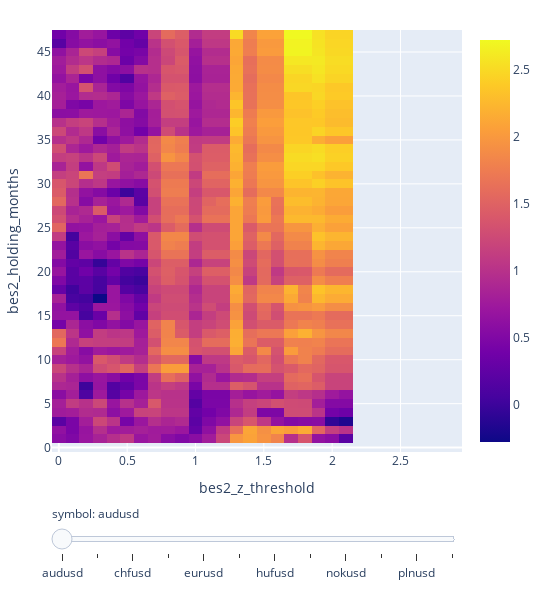

The notebook cell saved with this chart:
### Code cell
pf2.sharpe_ratio.vbt.heatmap(
    x_level='bes2_z_threshold', 
    y_level='bes2_holding_months',
    slider_level='symbol'
).show()

### Figure 1 — Plotly figure (JSON) as saved in the notebook; plotly's stock layout.template omitted (floating-point values rounded to 4 significant figures; data arrays with more than 128 entries replaced by an {"elided": "..."} marker saying what was removed)
{"data": [{"colorscale": [[0, "#0d0887"], [0.1111, "#46039f"], [0.2222, "#7201a8"], [0.3333, "#9c179e"], [0.4444, "#bd3786"], [0.5556, "#d8576b"], [0.6667, "#ed7953"], [0.7778, "#fb9f3a"], [0.8889, "#fdca26"], [1, "#f0f921"]], "hoverongaps": false, "hovertemplate": "bes2_z_threshold: %{x}<br>bes2_holding_months: %{y}<br>value: %{z}<extra></extra>", "name": "audusd", "type": "heatmap", "uid": "8c7a85d8-39d0-4b2c-ab19-cf7f46424c55", "visible": true, "x": [0, 0.1, 0.2, 0.3, 0.4, 0.5, 0.6, 0.7, 0.8, 0.9, 1, 1.1, 1.2, 1.3, 1.4, 1.5, 1.6, 1.7, 1.8, 1.9, 2, 2.1, 2.2, 2.3, 2.4, 2.5, 2.6, 2.7, 2.8, 2.9], "y": [0, 1, 2, 3, 4, 5, 6, 7, 8, 9, 10, 11, 12, 13, 14, 15, 16, 17, 18, 19, 20, 21, 22, 23, 24, 25, 26, 27, 28, 29, 30, 31, 32, 33, 34, 35, 36, 37, 38, 39, 40, 41, 42, 43, 44, 45, 46, 47], "z": {"elided": "48x30 float values"}}, {"colorscale": [[0, "#0d0887"], [0.1111, "#46039f"], [0.2222, "#7201a8"], [0.3333, "#9c179e"], [0.4444, "#bd3786"], [0.5556, "#d8576b"], [0.6667, "#ed7953"], [0.7778, "#fb9f3a"], [0.8889, "#fdca26"], [1, "#f0f921"]], "hoverongaps": false, "hovertemplate": "bes2_z_threshold: %{x}<br>bes2_holding_months: %{y}<br>value: %{z}<extra></extra>", "name": "cadusd", "type": "heatmap", "uid": "a2289fe0-088a-43b9-b9b8-7616d1160e44", "visible": false, "x": [0, 0.1, 0.2, 0.3, 0.4, 0.5, 0.6, 0.7, 0.8, 0.9, 1, 1.1, 1.2, 1.3, 1.4, 1.5, 1.6, 1.7, 1.8, 1.9, 2, 2.1, 2.2, 2.3, 2.4, 2.5, 2.6, 2.7, 2.8, 2.9], "y": [0, 1, 2, 3, 4, 5, 6, 7, 8, 9, 10, 11, 12, 13, 14, 15, 16, 17, 18, 19, 20, 21, 22, 23, 24, 25, 26, 27, 28, 29, 30, 31, 32, 33, 34, 35, 36, 37, 38, 39, 40, 41, 42, 43, 44, 45, 46, 47], "z": {"elided": "48x30 float values"}}, {"colorscale": [[0, "#0d0887"], [0.1111, "#46039f"], [0.2222, "#7201a8"], [0.3333, "#9c179e"], [0.4444, "#bd3786"], [0.5556, "#d8576b"], [0.6667, "#ed7953"], [0.7778, "#fb9f3a"], [0.8889, "#fdca26"], [1, "#f0f921"]], "hoverongaps": false, "hovertemplate": "bes2_z_threshold: %{x}<br>bes2_holding_months: %{y}<br>value: %{z}<extra></extra>", "name": "chfusd", "type": "heatmap", "uid": "16d2f38d-7d09-449d-be6c-727e3d0cdca5", "visible": false, "x": [0, 0.1, 0.2, 0.3, 0.4, 0.5, 0.6, 0.7, 0.8, 0.9, 1, 1.1, 1.2, 1.3, 1.4, 1.5, 1.6, 1.7, 1.8, 1.9, 2, 2.1, 2.2, 2.3, 2.4, 2.5, 2.6, 2.7, 2.8, 2.9], "y": [0, 1, 2, 3, 4, 5, 6, 7, 8, 9, 10, 11, 12, 13, 14, 15, 16, 17, 18, 19, 20, 21, 22, 23, 24, 25, 26, 27, 28, 29, 30, 31, 32, 33, 34, 35, 36, 37, 38, 39, 40, 41, 42, 43, 44, 45, 46, 47], "z": {"elided": "48x30 float values"}}, {"colorscale": [[0, "#0d0887"], [0.1111, "#46039f"], [0.2222, "#7201a8"], [0.3333, "#9c179e"], [0.4444, "#bd3786"], [0.5556, "#d8576b"], [0.6667, "#ed7953"], [0.7778, "#fb9f3a"], [0.8889, "#fdca26"], [1, "#f0f921"]], "hoverongaps": false, "hovertemplate": "bes2_z_threshold: %{x}<br>bes2_holding_months: %{y}<br>value: %{z}<extra></extra>", "name": "czkusd", "type": "heatmap", "uid": "09cbdb10-9070-4e1a-aefc-ec62448d1817", "visible": false, "x": [0, 0.1, 0.2, 0.3, 0.4, 0.5, 0.6, 0.7, 0.8, 0.9, 1, 1.1, 1.2, 1.3, 1.4, 1.5, 1.6, 1.7, 1.8, 1.9, 2, 2.1, 2.2, 2.3, 2.4, 2.5, 2.6, 2.7, 2.8, 2.9], "y": [0, 1, 2, 3, 4, 5, 6, 7, 8, 9, 10, 11, 12, 13, 14, 15, 16, 17, 18, 19, 20, 21, 22, 23, 24, 25, 26, 27, 28, 29, 30, 31, 32, 33, 34, 35, 36, 37, 38, 39, 40, 41, 42, 43, 44, 45, 46, 47], "z": {"elided": "48x30 float values"}}, {"colorscale": [[0, "#0d0887"], [0.1111, "#46039f"], [0.2222, "#7201a8"], [0.3333, "#9c179e"], [0.4444, "#bd3786"], [0.5556, "#d8576b"], [0.6667, "#ed7953"], [0.7778, "#fb9f3a"], [0.8889, "#fdca26"], [1, "#f0f921"]], "hoverongaps": false, "hovertemplate": "bes2_z_threshold: %{x}<br>bes2_holding_months: %{y}<br>value: %{z}<extra></extra>", "name": "eurusd", "type": "heatmap", "uid": "af8149e0-3745-4e43-8bb8-4916a6c3241c", "visible": false, "x": [0, 0.1, 0.2, 0.3, 0.4, 0.5, 0.6, 0.7, 0.8, 0.9, 1, 1.1, 1.2, 1.3, 1.4, 1.5, 1.6, 1.7, 1.8, 1.9, 2, 2.1, 2.2, 2.3, 2.4, 2.5, 2.6, 2.7, 2.8, 2.9], "y": [0, 1, 2, 3, 4, 5, 6, 7, 8, 9, 10, 11, 12, 13, 14, 15, 16, 17, 18, 19, 20, 21, 22, 23, 24, 25, 26, 27, 28, 29, 30, 31, 32, 33, 34, 35, 36, 37, 38, 39, 40, 41, 42, 43, 44, 45, 46, 47], "z": {"elided": "48x30 float values"}}, {"colorscale": [[0, "#0d0887"], [0.1111, "#46039f"], [0.2222, "#7201a8"], [0.3333, "#9c179e"], [0.4444, "#bd3786"], [0.5556, "#d8576b"], [0.6667, "#ed7953"], [0.7778, "#fb9f3a"], [0.8889, "#fdca26"], [1, "#f0f921"]], "hoverongaps": false, "hovertemplate": "bes2_z_threshold: %{x}<br>bes2_holding_months: %{y}<br>value: %{z}<extra></extra>", "name": "gbpusd", "type": "heatmap", "uid": "dccb1977-60b8-4256-a02f-89a69d79d726", "visible": false, "x": [0, 0.1, 0.2, 0.3, 0.4, 0.5, 0.6, 0.7, 0.8, 0.9, 1, 1.1, 1.2, 1.3, 1.4, 1.5, 1.6, 1.7, 1.8, 1.9, 2, 2.1, 2.2, 2.3, 2.4, 2.5, 2.6, 2.7, 2.8, 2.9], "y": [0, 1, 2, 3, 4, 5, 6, 7, 8, 9, 10, 11, 12, 13, 14, 15, 16, 17, 18, 19, 20, 21, 22, 23, 24, 25, 26, 27, 28, 29, 30, 31, 32, 33, 34, 35, 36, 37, 38, 39, 40, 41, 42, 43, 44, 45, 46, 47], "z": {"elided": "48x30 float values"}}, {"colorscale": [[0, "#0d0887"], [0.1111, "#46039f"], [0.2222, "#7201a8"], [0.3333, "#9c179e"], [0.4444, "#bd3786"], [0.5556, "#d8576b"], [0.6667, "#ed7953"], [0.7778, "#fb9f3a"], [0.8889, "#fdca26"], [1, "#f0f921"]], "hoverongaps": false, "hovertemplate": "bes2_z_threshold: %{x}<br>bes2_holding_months: %{y}<br>value: %{z}<extra></extra>", "name": "hufusd", "type": "heatmap", "uid": "f6e7fac3-d614-417e-9bfa-c10885d60418", "visible": false, "x": [0, 0.1, 0.2, 0.3, 0.4, 0.5, 0.6, 0.7, 0.8, 0.9, 1, 1.1, 1.2, 1.3, 1.4, 1.5, 1.6, 1.7, 1.8, 1.9, 2, 2.1, 2.2, 2.3, 2.4, 2.5, 2.6, 2.7, 2.8, 2.9], "y": [0, 1, 2, 3, 4, 5, 6, 7, 8, 9, 10, 11, 12, 13, 14, 15, 16, 17, 18, 19, 20, 21, 22, 23, 24, 25, 26, 27, 28, 29, 30, 31, 32, 33, 34, 35, 36, 37, 38, 39, 40, 41, 42, 43, 44, 45, 46, 47], "z": {"elided": "48x30 float values"}}, {"colorscale": [[0, "#0d0887"], [0.1111, "#46039f"], [0.2222, "#7201a8"], [0.3333, "#9c179e"], [0.4444, "#bd3786"], [0.5556, "#d8576b"], [0.6667, "#ed7953"], [0.7778, "#fb9f3a"], [0.8889, "#fdca26"], [1, "#f0f921"]], "hoverongaps": false, "hovertemplate": "bes2_z_threshold: %{x}<br>bes2_holding_months: %{y}<br>value: %{z}<extra></extra>", "name": "jpyusd", "type": "heatmap", "uid": "87f941a0-dc36-4a71-b3f0-96acab8653ef", "visible": false, "x": [0, 0.1, 0.2, 0.3, 0.4, 0.5, 0.6, 0.7, 0.8, 0.9, 1, 1.1, 1.2, 1.3, 1.4, 1.5, 1.6, 1.7, 1.8, 1.9, 2, 2.1, 2.2, 2.3, 2.4, 2.5, 2.6, 2.7, 2.8, 2.9], "y": [0, 1, 2, 3, 4, 5, 6, 7, 8, 9, 10, 11, 12, 13, 14, 15, 16, 17, 18, 19, 20, 21, 22, 23, 24, 25, 26, 27, 28, 29, 30, 31, 32, 33, 34, 35, 36, 37, 38, 39, 40, 41, 42, 43, 44, 45, 46, 47], "z": {"elided": "48x30 float values"}}, {"colorscale": [[0, "#0d0887"], [0.1111, "#46039f"], [0.2222, "#7201a8"], [0.3333, "#9c179e"], [0.4444, "#bd3786"], [0.5556, "#d8576b"], [0.6667, "#ed7953"], [0.7778, "#fb9f3a"], [0.8889, "#fdca26"], [1, "#f0f921"]], "hoverongaps": false, "hovertemplate": "bes2_z_threshold: %{x}<br>bes2_holding_months: %{y}<br>value: %{z}<extra></extra>", "name": "nokusd", "type": "heatmap", "uid": "0d74b589-825a-4eb8-9237-72569396af88", "visible": false, "x": [0, 0.1, 0.2, 0.3, 0.4, 0.5, 0.6, 0.7, 0.8, 0.9, 1, 1.1, 1.2, 1.3, 1.4, 1.5, 1.6, 1.7, 1.8, 1.9, 2, 2.1, 2.2, 2.3, 2.4, 2.5, 2.6, 2.7, 2.8, 2.9], "y": [0, 1, 2, 3, 4, 5, 6, 7, 8, 9, 10, 11, 12, 13, 14, 15, 16, 17, 18, 19, 20, 21, 22, 23, 24, 25, 26, 27, 28, 29, 30, 31, 32, 33, 34, 35, 36, 37, 38, 39, 40, 41, 42, 43, 44, 45, 46, 47], "z": {"elided": "48x30 float values"}}, {"colorscale": [[0, "#0d0887"], [0.1111, "#46039f"], [0.2222, "#7201a8"], [0.3333, "#9c179e"], [0.4444, "#bd3786"], [0.5556, "#d8576b"], [0.6667, "#ed7953"], [0.7778, "#fb9f3a"], [0.8889, "#fdca26"], [1, "#f0f921"]], "hoverongaps": false, "hovertemplate": "bes2_z_threshold: %{x}<br>bes2_holding_months: %{y}<br>value: %{z}<extra></extra>", "name": "nzdusd", "type": "heatmap", "uid": "d2cea4e8-e5f6-46a0-b88d-addaac0c0dab", "visible": false, "x": [0, 0.1, 0.2, 0.3, 0.4, 0.5, 0.6, 0.7, 0.8, 0.9, 1, 1.1, 1.2, 1.3, 1.4, 1.5, 1.6, 1.7, 1.8, 1.9, 2, 2.1, 2.2, 2.3, 2.4, 2.5, 2.6, 2.7, 2.8, 2.9], "y": [0, 1, 2, 3, 4, 5, 6, 7, 8, 9, 10, 11, 12, 13, 14, 15, 16, 17, 18, 19, 20, 21, 22, 23, 24, 25, 26, 27, 28, 29, 30, 31, 32, 33, 34, 35, 36, 37, 38, 39, 40, 41, 42, 43, 44, 45, 46, 47], "z": {"elided": "48x30 float values"}}, {"colorscale": [[0, "#0d0887"], [0.1111, "#46039f"], [0.2222, "#7201a8"], [0.3333, "#9c179e"], [0.4444, "#bd3786"], [0.5556, "#d8576b"], [0.6667, "#ed7953"], [0.7778, "#fb9f3a"], [0.8889, "#fdca26"], [1, "#f0f921"]], "hoverongaps": false, "hovertemplate": "bes2_z_threshold: %{x}<br>bes2_holding_months: %{y}<br>value: %{z}<extra></extra>", "name": "plnusd", "type": "heatmap", "uid": "bcdf53b0-6bf4-4cd0-bfe9-84f45f931fd1", "visible": false, "x": [0, 0.1, 0.2, 0.3, 0.4, 0.5, 0.6, 0.7, 0.8, 0.9, 1, 1.1, 1.2, 1.3, 1.4, 1.5, 1.6, 1.7, 1.8, 1.9, 2, 2.1, 2.2, 2.3, 2.4, 2.5, 2.6, 2.7, 2.8, 2.9], "y": [0, 1, 2, 3, 4, 5, 6, 7, 8, 9, 10, 11, 12, 13, 14, 15, 16, 17, 18, 19, 20, 21, 22, 23, 24, 25, 26, 27, 28, 29, 30, 31, 32, 33, 34, 35, 36, 37, 38, 39, 40, 41, 42, 43, 44, 45, 46, 47], "z": {"elided": "48x30 float values"}}, {"colorscale": [[0, "#0d0887"], [0.1111, "#46039f"], [0.2222, "#7201a8"], [0.3333, "#9c179e"], [0.4444, "#bd3786"], [0.5556, "#d8576b"], [0.6667, "#ed7953"], [0.7778, "#fb9f3a"], [0.8889, "#fdca26"], [1, "#f0f921"]], "hoverongaps": false, "hovertemplate": "bes2_z_threshold: %{x}<br>bes2_holding_months: %{y}<br>value: %{z}<extra></extra>", "name": "sekusd", "type": "heatmap", "uid": "b1ef4360-0043-4dfb-b868-4161abe147fa", "visible": false, "x": [0, 0.1, 0.2, 0.3, 0.4, 0.5, 0.6, 0.7, 0.8, 0.9, 1, 1.1, 1.2, 1.3, 1.4, 1.5, 1.6, 1.7, 1.8, 1.9, 2, 2.1, 2.2, 2.3, 2.4, 2.5, 2.6, 2.7, 2.8, 2.9], "y": [0, 1, 2, 3, 4, 5, 6, 7, 8, 9, 10, 11, 12, 13, 14, 15, 16, 17, 18, 19, 20, 21, 22, 23, 24, 25, 26, 27, 28, 29, 30, 31, 32, 33, 34, 35, 36, 37, 38, 39, 40, 41, 42, 43, 44, 45, 46, 47], "z": {"elided": "48x30 float values"}}], "layout": {"height": 590, "legend": {"orientation": "h", "traceorder": "normal", "x": 1, "xanchor": "right", "y": 1.02, "yanchor": "bottom"}, "margin": {"b": 30, "l": 30, "r": 30, "t": 30}, "sliders": [{"active": 0, "currentvalue": {"prefix": "symbol: "}, "pad": {"t": 50}, "steps": [{"args": [{"visible": [true, false, false, false, false, false, false, false, false, false, false, false]}, {}], "label": "audusd", "method": "update"}, {"args": [{"visible": [false, true, false, false, false, false, false, false, false, false, false, false]}, {}], "label": "cadusd", "method": "update"}, {"args": [{"visible": [false, false, true, false, false, false, false, false, false, false, false, false]}, {}], "label": "chfusd", "method": "update"}, {"args": [{"visible": [false, false, false, true, false, false, false, false, false, false, false, false]}, {}], "label": "czkusd", "method": "update"}, {"args": [{"visible": [false, false, false, false, true, false, false, false, false, false, false, false]}, {}], "label": "eurusd", "method": "update"}, {"args": [{"visible": [false, false, false, false, false, true, false, false, false, false, false, false]}, {}], "label": "gbpusd", "method": "update"}, {"args": [{"visible": [false, false, false, false, false, false, true, false, false, false, false, false]}, {}], "label": "hufusd", "method": "update"}, {"args": [{"visible": [false, false, false, false, false, false, false, true, false, false, false, false]}, {}], "label": "jpyusd", "method": "update"}, {"args": [{"visible": [false, false, false, false, false, false, false, false, true, false, false, false]}, {}], "label": "nokusd", "method": "update"}, {"args": [{"visible": [false, false, false, false, false, false, false, false, false, true, false, false]}, {}], "label": "nzdusd", "method": "update"}, {"args": [{"visible": [false, false, false, false, false, false, false, false, false, false, true, false]}, {}], "label": "plnusd", "method": "update"}, {"args": [{"visible": [false, false, false, false, false, false, false, false, false, false, false, true]}, {}], "label": "sekusd", "method": "update"}]}], "width": 549, "xaxis": {"title": {"text": "bes2_z_threshold"}}, "yaxis": {"title": {"text": "bes2_holding_months"}}}}
